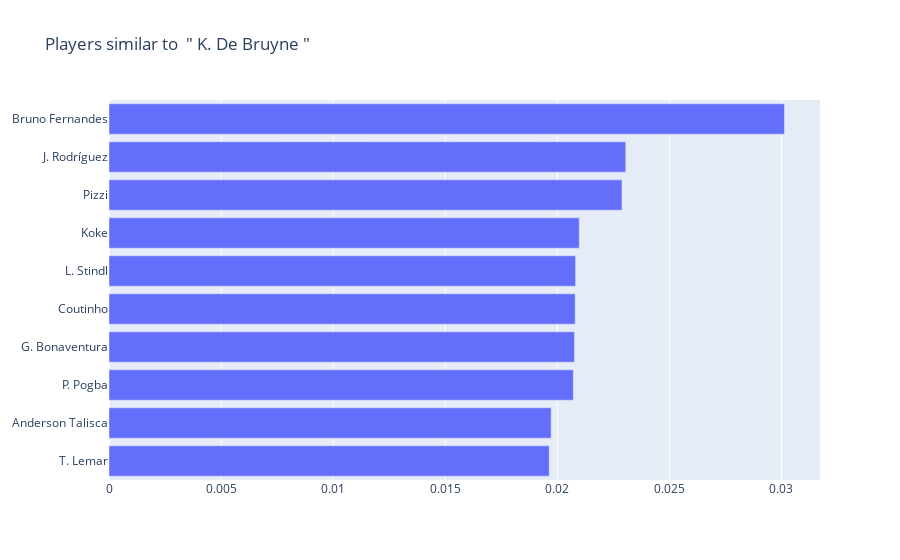

Source (notebook cell):
### Code cell
player_scouter(similar_df, dist_df, 192985)

### Figure 1 — Plotly figure (JSON) as saved in the notebook; plotly's stock layout.template omitted (floating-point values rounded to 4 significant figures)
{"data": [{"orientation": "h", "type": "bar", "x": [0.01964, 0.01972, 0.02071, 0.02076, 0.0208, 0.02081, 0.02098, 0.02289, 0.02305, 0.03013], "y": ["T. Lemar", "Anderson Talisca", "P. Pogba", "G. Bonaventura", "Coutinho", "L. Stindl", "Koke", "Pizzi", "J. Rodríguez", "Bruno Fernandes"]}], "layout": {"title": {"text": "Players similar to  \" K. De Bruyne \""}}}
